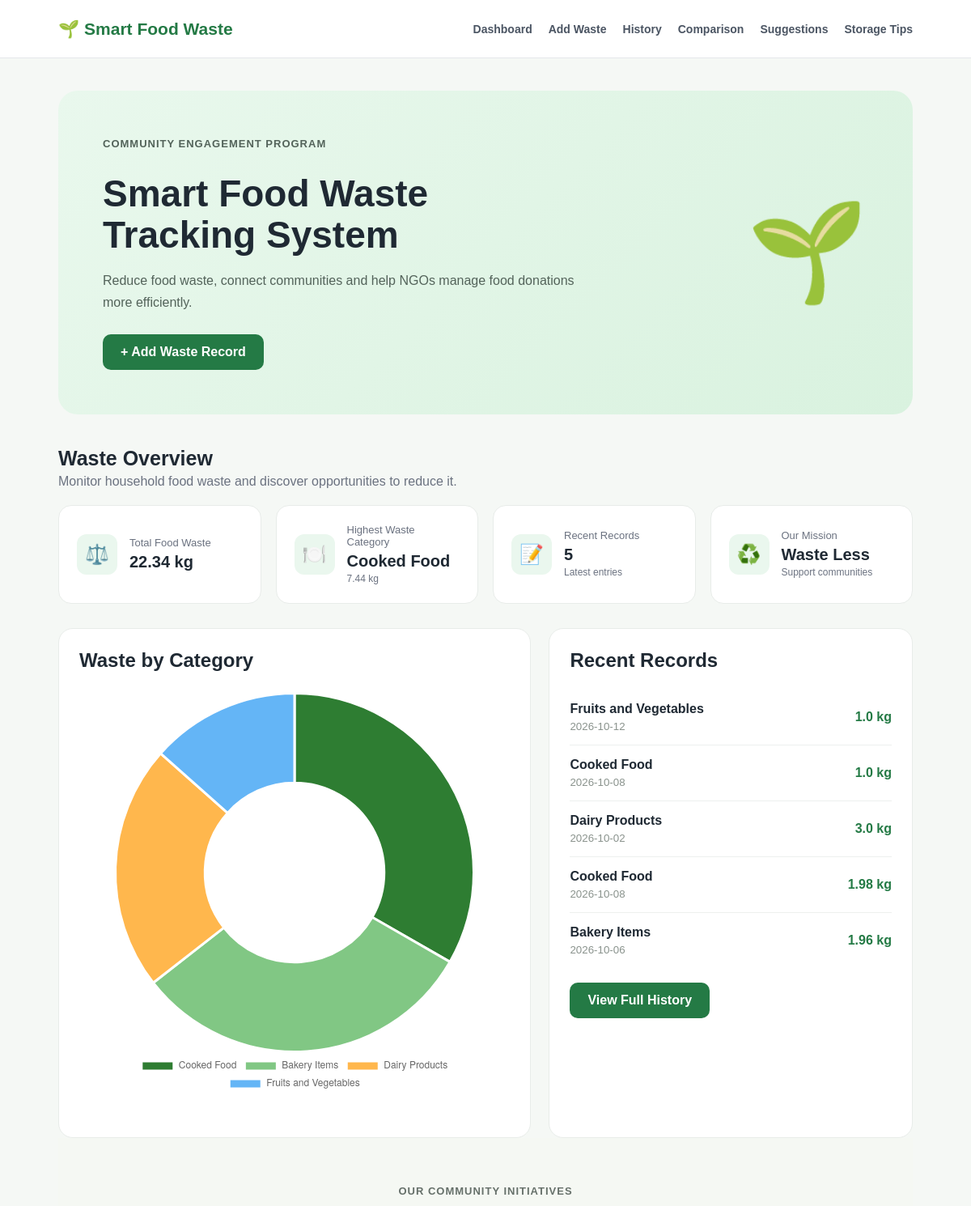
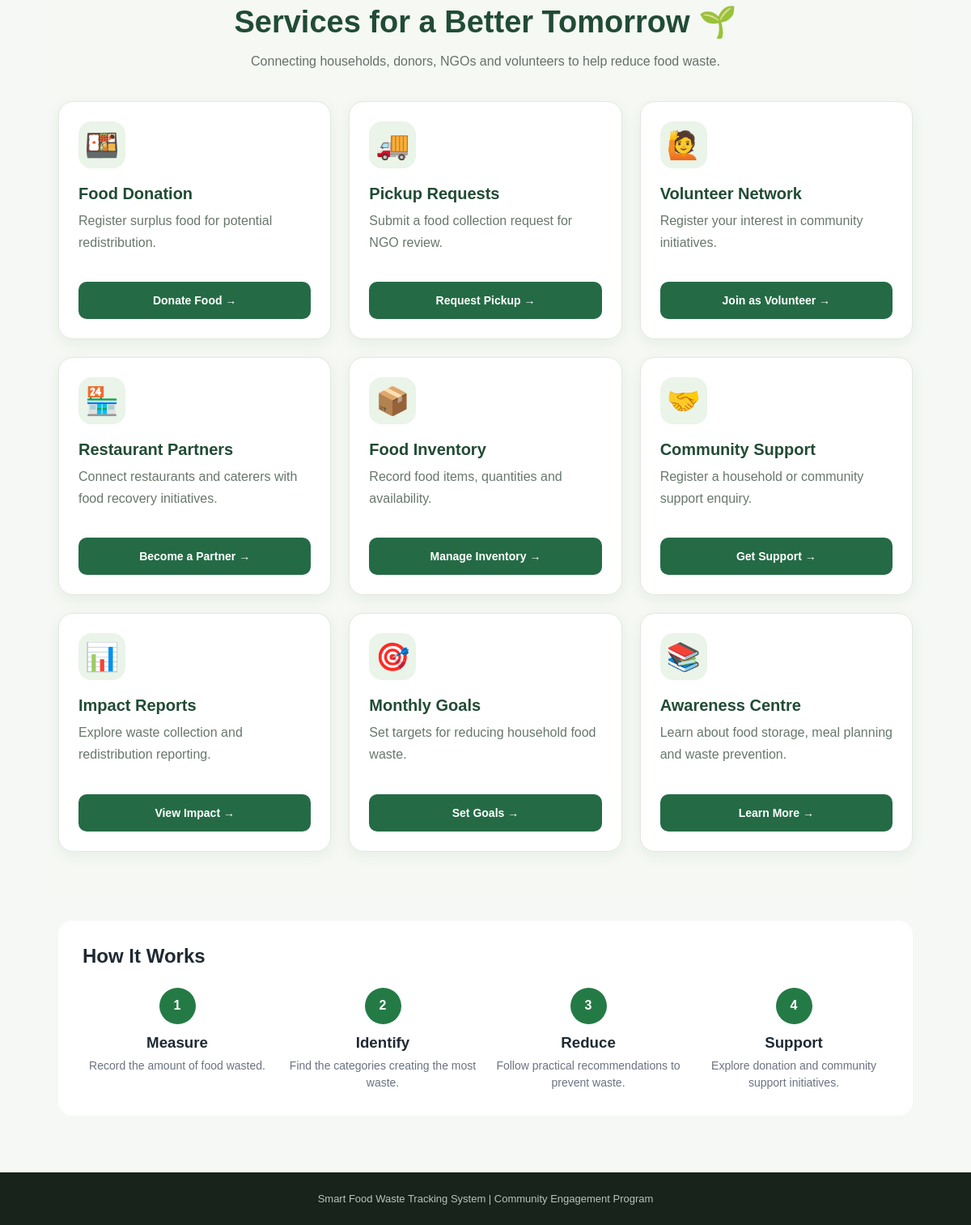
The page / on the database its author committed (2 pictures, top to bottom).
### tables this page shows
CREATE TABLE waste_records (
            id INTEGER PRIMARY KEY AUTOINCREMENT,
            category TEXT NOT NULL,
            quantity REAL NOT NULL,
            date TEXT NOT NULL
        );

### app.py (the view)
@app.route("/")
def index():
    conn = get_db()
    total = conn.execute("""
        SELECT COALESCE(SUM(quantity), 0) AS total
        FROM waste_records
    """).fetchone()["total"]
    category_data = conn.execute("""
        SELECT category, SUM(quantity) AS total
        FROM waste_records
        GROUP BY category
        ORDER BY total DESC
    """).fetchall()
    records = conn.execute("""
        SELECT *
        FROM waste_records
        ORDER BY id DESC
        LIMIT 5
    """).fetchall()
    highest_category = (
        category_data[0]["category"]
        if category_data
        else "No Data"
    )
    highest_amount = (
        category_data[0]["total"]
        if category_data
        else 0
    )
    conn.close()
    return render_template(
        "index.html",
        total=round(total, 2),
        category_data=category_data,
        records=records,
        highest_category=highest_category,
        highest_amount=round(highest_amount, 2)
    )

### app.py (called while the page is built)
def get_db():
    conn = sqlite3.connect(DATABASE)
    conn.row_factory = sqlite3.Row
    return conn

### templates/index.html (shortened to what this page needs)
{% extends "base.html" %}
{% block content %}
<section class="hero">
    <div class="hero-content">
        <p class="small-title">COMMUNITY ENGAGEMENT PROGRAM</p>
        <h1>
            Smart Food Waste<br>
            Tracking System
        </h1>
        <p>
            Reduce food waste, connect communities and help NGOs
            manage food donations more efficiently.
        </p>
        <a href="{{ url_for('add_waste') }}" class="btn">
            + Add Waste Record
        </a>
    </div>
    <div class="hero-icon">🌱</div>
</section>
<section class="section-title">
    <h2>Waste Overview</h2>
    <p>Monitor household food waste and discover opportunities to reduce it.</p>
</section>
<section class="stats-grid">
    <div class="stat-card">
        <div class="stat-icon">⚖️</div>
        <div>
            <p>Total Food Waste</p>
            <h2>{{ total }} kg</h2>
        </div>
    </div>
    <div class="stat-card">
        <div class="stat-icon">🍽️</div>
        <div>
            <p>Highest Waste Category</p>
            <h2>{{ highest_category }}</h2>
            <span>{{ highest_amount }} kg</span>
        </div>
    </div>
    <div class="stat-card">
        <div class="stat-icon">📝</div>
        <div>
            <p>Recent Records</p>
            <h2>{{ records|length }}</h2>
            <span>Latest entries</span>
        </div>
    </div>
    <div class="stat-card">
        <div class="stat-icon">♻️</div>
        <div>
            <p>Our Mission</p>
            <h2>Waste Less</h2>
            <span>Support communities</span>
        </div>
    </div>
</section>
<section class="dashboard-grid">
    <div class="card chart-card">
        <h2>Waste by Category</h2>
        {% if category_data %}
            <div style="position: relative; width: 100%; max-width: 500px; margin: 25px auto;">
                <canvas id="wasteChart"></canvas>
            </div>
        {% endif %}
    </div>
    <div class="card">
        <h2>Recent Records</h2>
        {% if records %}
            <div class="recent-list">
                {% for record in records %}
                    <div class="recent-item">
                        <div>
                            <strong>{{ record["category"] }}</strong>
                            <small>{{ record["date"] }}</small>
                        </div>
                        <span>{{ record["quantity"] }} kg</span>
                    </div>
                {% endfor %}
            </div>
            <br>
            <a href="{{ url_for('history') }}" class="btn">
                View Full History
            </a>
        {% else %}
            <div class="empty">
                <p>No records available yet.</p>
            </div>
        {% endif %}
    </div>
</section>
<section class="services-section" id="services">
    <div class="services-heading">
        <p class="small-title">OUR COMMUNITY INITIATIVES</p>
        <h2>Services for a Better Tomorrow 🌱</h2>
        <p>
            Connecting households, donors, NGOs and volunteers
            to help reduce food waste.
        </p>
    </div>
    <div class="services-grid">
        <div class="service-card">
            <div class="service-icon">🍱</div>
            <h3>Food Donation</h3>
            <p>Register surplus food for potential redistribution.</p>
            <button type="button" class="btn"
                    onclick="openService('donation')">
                Donate Food →
            </button>
        </div>
        <div class="service-card">
            <div class="service-icon">🚚</div>
            <h3>Pickup Requests</h3>
            <p>Submit a food collection request for NGO review.</p>
            <button type="button" class="btn"
                    onclick="openService('pickup')">
                Request Pickup →
            </button>
        </div>
        <div class="service-card">
            <div class="service-icon">🙋</div>
            <h3>Volunteer Network</h3>
            <p>Register your interest in community initiatives.</p>
            <button type="button" class="btn"
                    onclick="openService('volunteer')">
                Join as Volunteer →
            </button>
        </div>
        <div class="service-card">
            <div class="service-icon">🏪</div>
            <h3>Restaurant Partners</h3>
            <p>Connect restaurants and caterers with food recovery initiatives.</p>
            <button type="button" class="btn"
                    onclick="openService('partner')">
                Become a Partner →
            </button>
        </div>
        <div class="service-card">
            <div class="service-icon">📦</div>
            <h3>Food Inventory</h3>
            <p>Record food items, quantities and availability.</p>
            <button type="button" class="btn"
                    onclick="openService('inventory')">
                Manage Inventory →
            </button>
        </div>
        <div class="service-card">
            <div class="service-icon">🤝</div>
            <h3>Community Support</h3>
            <p>Register a household or community support enquiry.</p>
            <button type="button" class="btn"
                    onclick="openService('community')">
                Get Support →
            </button>
        </div>
        <div class="service-card">
            <div class="service-icon">📊</div>
            <h3>Impact Reports</h3>
            <p>Explore waste collection and redistribution reporting.</p>
            <button type="button" class="btn"
                    onclick="openService('reports')">
                View Impact →
            </button>
        </div>
        <div class="service-card">
            <div class="service-icon">🎯</div>
            <h3>Monthly Goals</h3>
            <p>Set targets for reducing household food waste.</p>
            <button type="button" class="btn"
                    onclick="openService('goals')">
                Set Goals →
            </button>
        </div>
        <div class="service-card">
            <div class="service-icon">📚</div>
            <h3>Awareness Centre</h3>
            <p>Learn about food storage, meal planning and waste prevention.</p>
            <button type="button" class="btn"
                    onclick="openService('awareness')">
                Learn More →
            </button>
        </div>
    </div>
</section>
<section class="process">
    <h2>How It Works</h2>
    <div class="process-grid">
        <div>
            <b>1</b>
            <h3>Measure</h3>
            <p>Record the amount of food wasted.</p>
        </div>
        <div>
            <b>2</b>
            <h3>Identify</h3>
            <p>Find the categories creating the most waste.</p>
        </div>
        <div>
            <b>3</b>
            <h3>Reduce</h3>
            <p>Follow practical recommendations to prevent waste.</p>
        </div>
        <div>
            <b>4</b>
            <h3>Support</h3>
            <p>Explore donation and community support initiatives.</p>
        </div>
    </div>
</section>
{% if category_data %}
<script>
    const categories = [
        {% for item in category_data %}
            {{ item['category'] | tojson }},
        {% endfor %}
    ];
    const amounts = [
        {% for item in category_data %}
            {{ item['total'] }},
        {% endfor %}
    ];
    document.addEventListener("DOMContentLoaded", function () {
        if (typeof createWasteChart === "function") {
            createWasteChart(categories, amounts);
        } else {
            console.error("Chart function not found!");
        }
    });
</script>
{% endif %}
{% endblock %}

### templates/base.html (shortened to what this page needs)
<!DOCTYPE html>
<html lang="en">
<head>
    <link rel="stylesheet"
          href="{{ url_for('static', filename='css/style.css') }}">
</head>
<body>
    <nav class="navbar">
        <div class="logo">
            🌱 Smart Food Waste
        </div>
        <div class="nav-links">
            <a href="{{ url_for('index') }}">
                Dashboard
            </a>
            <a href="{{ url_for('add_waste') }}">
                Add Waste
            </a>
            <a href="{{ url_for('history') }}">
                History
            </a>
            <a href="{{ url_for('comparison') }}">
                Comparison
            </a>
            <a href="{{ url_for('suggestions') }}">
                Suggestions
            </a>
            <a href="{{ url_for('storage') }}">
                Storage Tips
            </a>
        </div>
    </nav>
    <main class="container">
        {% block content %}
        {% endblock %}
    </main>
    <footer>
        <p>
            Smart Food Waste Tracking System
            | Community Engagement Program
        </p>
    </footer>
</body>
</html>

### rows shown on the page
waste_records: category "Fruits and Vegetables", date "2026-10-12", quantity "1.0"
waste_records: category "Cooked Food", date "2026-10-08", quantity "1.0"
waste_records: category "Dairy Products", date "2026-10-02", quantity "3.0"
waste_records: category "Cooked Food", date "2026-10-08", quantity "1.98"
waste_records: category "Bakery Items", date "2026-10-06", quantity "1.96"

### other values the page prints
{{ total }} "22.34"
{{ highest_category }} "Cooked Food"
{{ highest_amount }} "7.44"
{{ records|length }} "5"
chart data {{ item['category'] | tojson }} "Cooked Food", "Bakery Items", "Dairy Products", "Fruits and Vegetables"
chart data {{ item['total'] }} 7.4399999999999995, 6.96, 4.9399999999999995, 3.0
